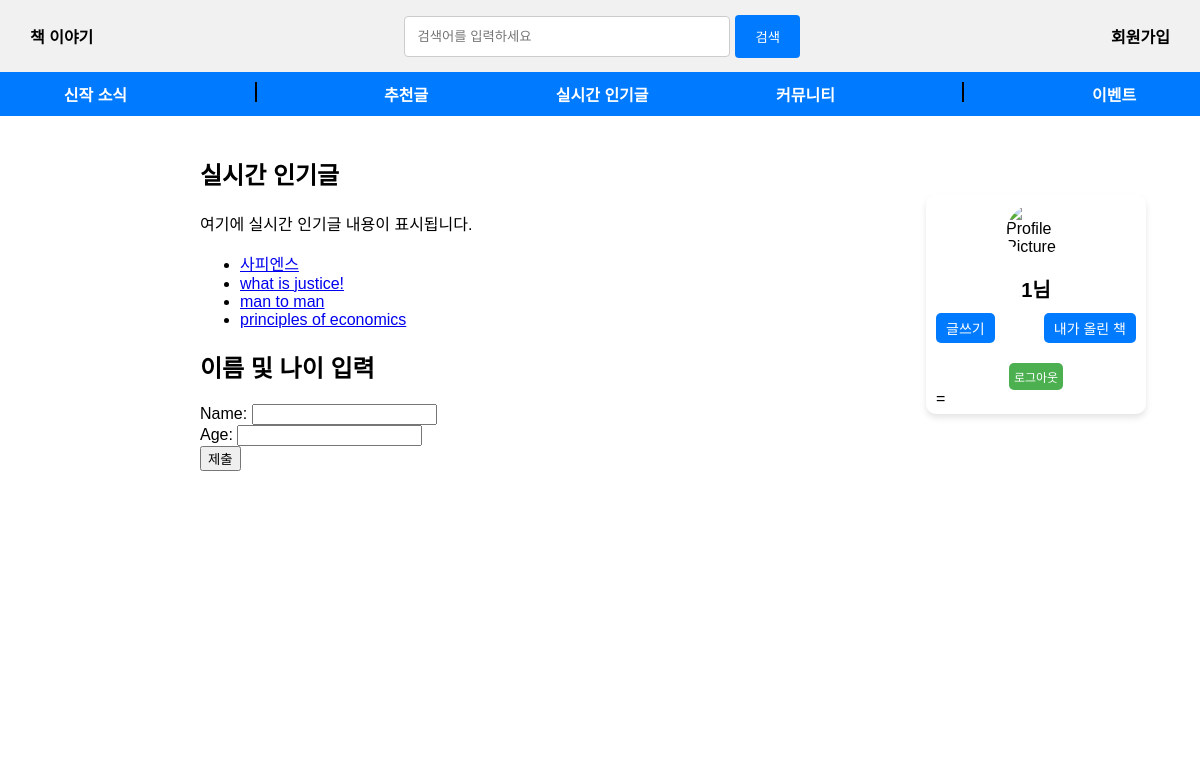
/book/ (signed in), run on an earlier commit of the app's database.
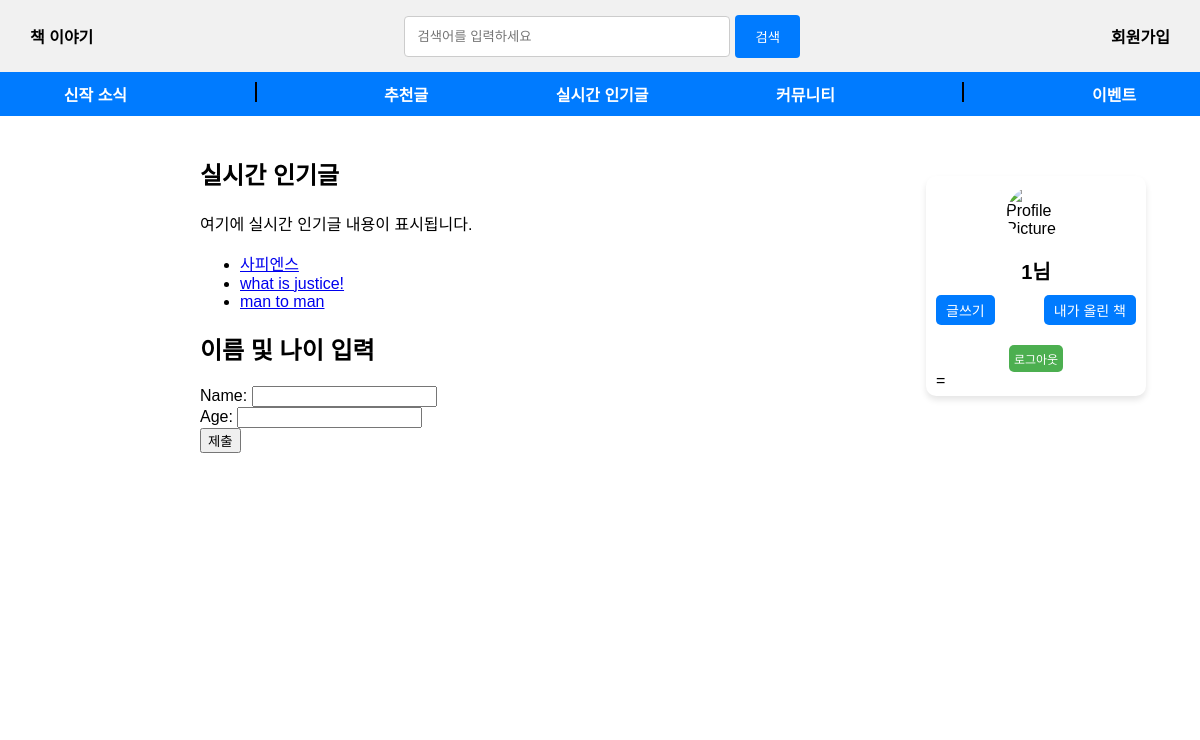
And on a later commit of the database.
### book/models.py (models this page shows, shortened)
class bookT(models.Model):
    book_Title = models.CharField(max_length=200)
    pub_date = models.DateTimeField("date published")

### book/views.py (the view)
# urls.py: path('', views.index, name='index'),
def index(request):
    print("titlelist")
    book_title_list=bookT.objects.all()
    context={
        'book_title_list' : book_title_list,
    }
    return render(request,'book/index.html',context)

### book/templates/book/index.html (shortened to what this page needs)
<!DOCTYPE html>
<html>
<head>
</head>
<body>
    <div class="navbar">
        <a href="{% url 'index' %}">책 이야기</a>
        <div class="search-bar">
            <input type="text" placeholder="검색어를 입력하세요">
            <button>검색</button>
        </div>
        <div>
            <a href="{% url 'signup' %}">회원가입</a>
        </div>
    </div>
    <div class="category-bar">
        <a href="#">신작 소식</a>
        <div class="vertical-line"></div>
        <a href="#">추천글</a>
        <a href="#">실시간 인기글</a>
        <a href="#">커뮤니티</a>
        <div class="vertical-line"></div>
        <a href="#">이벤트</a>
    </div>
    <div class="main-content">
        <h2>실시간 인기글</h2>
        <p>여기에 실시간 인기글 내용이 표시됩니다.</p>
        {% if book_title_list %}
        <ul>
        {% for title in book_title_list %}
            <li><a href="/book/{{ title.id }}/">{{ title.book_Title }}</a></li>
        {% endfor %}
        </ul>
        {% else %}
        <p>no book title</p>
        {% endif %}
        <h2>이름 및 나이 입력</h2>
        <form method="post" action="{% url 'get_name' %}">
            <label for="id_name">Name:</label>
            <input type="text" name="name" id="id_name" value="{{ form.name.value }}">
            <br>
            <label for="id_age">Age:</label>
            <input type="text" name="age" id="id_age" value="{{ form.age.value }}">
            <br>
            <button type="submit">제출</button>
        </form>
        <div class="login-container">
            {% if request.session.username %}
                <div class="user-info">
                    {% load static %}
                    <div class="profile-pic">
                        <img
                        src="{{ request.session.profile_pic }}"
                        {% comment %} src="{% if request.session.profile_pic %}{{ request.session.profile_pic }}{% else %}{% static 'images/default-profile.png' %}{% endif %}"  {% endcomment %}
                        alt="Profile Picture"
                        style="cursor: pointer; width: 100px; height: 100px; border-radius: 50%;"
                        >
                    </div>
                    <h2>{{ request.session.username }}님</h2>
                    <div class="user-actions">
                        <a href="#" class="action-button">글쓰기</a>
                        <a href="#" class="action-button">내가 올린 책</a>
                    </div>
                    <a href="{% url 'logout' %}" class="logout-button">로그아웃</a>
                </div>=
            {% endif %}
        </div>
    </div>
</body>
</html>

What changed in the data, as far as the page shows it:
removed bookT: book_Title "principles of economics"
